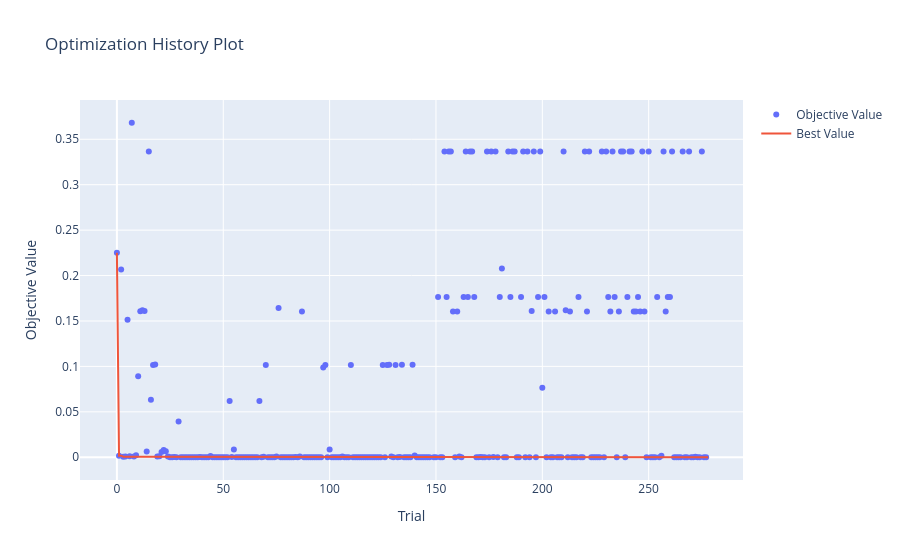
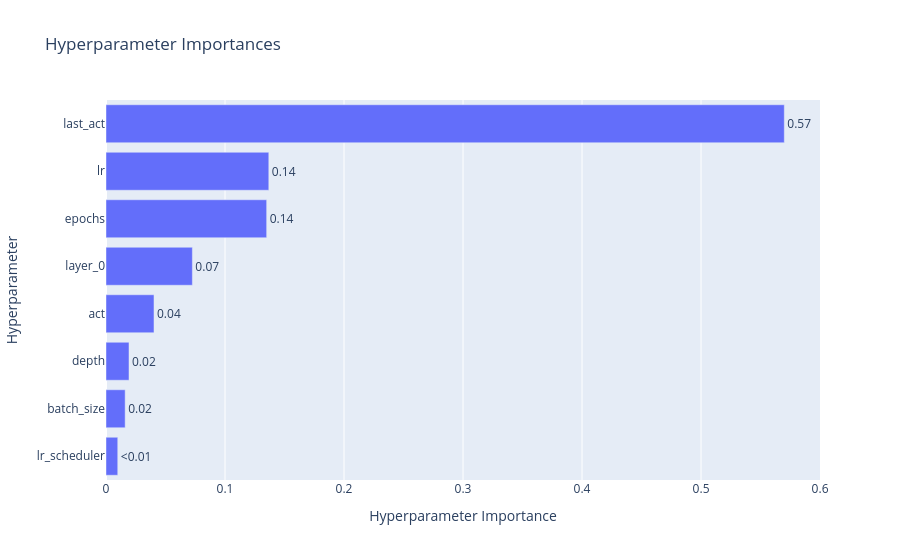
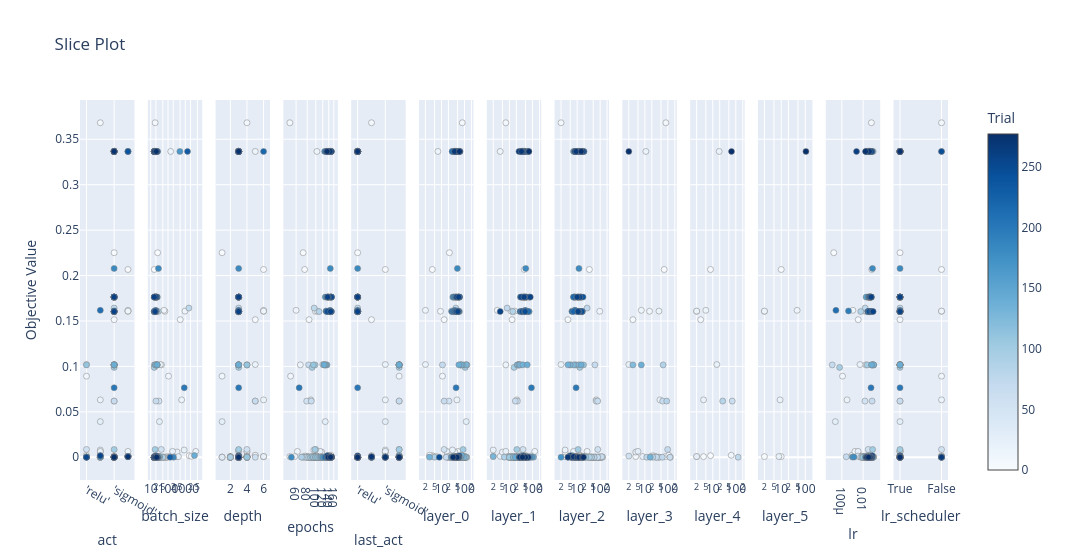

The cell these charts' notebook holds for them, in order:
### Code cell
from plotly.io import show

fig = optuna.visualization.plot_optimization_history(study)
show(fig)

fig = optuna.visualization.plot_param_importances(study)
show(fig)

fig = optuna.visualization.plot_slice(study)
show(fig)

### Figure 1 — Plotly figure (JSON) as saved in the notebook; plotly's stock layout.template omitted (floating-point values rounded to 4 significant figures; data arrays with more than 128 entries replaced by an {"elided": "..."} marker saying what was removed)
{"data": [{"mode": "markers", "name": "Objective Value", "type": "scatter", "x": {"elided": "277 int values"}, "y": {"elided": "277 float values"}}, {"mode": "lines", "name": "Best Value", "type": "scatter", "x": {"elided": "279 int values"}, "y": {"elided": "279 float values"}}, {"marker": {"color": "#cccccc"}, "mode": "markers", "name": "Infeasible Trial", "showlegend": false, "type": "scatter", "x": [], "y": []}], "layout": {"title": {"text": "Optimization History Plot"}, "xaxis": {"title": {"text": "Trial"}}, "yaxis": {"title": {"text": "Objective Value"}}}}

### Figure 2 — Plotly figure (JSON) as saved in the notebook; plotly's stock layout.template omitted (floating-point values rounded to 4 significant figures)
{"data": [{"cliponaxis": false, "hovertemplate": ["lr_scheduler (CategoricalDistribution): 0.00987974249233545<extra></extra>", "batch_size (IntDistribution): 0.016097574788362077<extra></extra>", "depth (IntDistribution): 0.019336317502551135<extra></extra>", "act (CategoricalDistribution): 0.040323683197932156<extra></extra>", "layer_0 (IntDistribution): 0.07257374882025679<extra></extra>", "epochs (IntDistribution): 0.13500989917229286<extra></extra>", "lr (FloatDistribution): 0.13680891429243297<extra></extra>", "last_act (CategoricalDistribution): 0.5699701197338366<extra></extra>"], "name": "Objective Value", "orientation": "h", "text": ["<0.01", "0.02", "0.02", "0.04", "0.07", "0.14", "0.14", "0.57"], "textposition": "outside", "type": "bar", "x": [0.00988, 0.0161, 0.01934, 0.04032, 0.07257, 0.135, 0.1368, 0.57], "y": ["lr_scheduler", "batch_size", "depth", "act", "layer_0", "epochs", "lr", "last_act"]}], "layout": {"title": {"text": "Hyperparameter Importances"}, "xaxis": {"title": {"text": "Hyperparameter Importance"}}, "yaxis": {"title": {"text": "Hyperparameter"}}}}

### Figure 3 — Plotly figure (JSON) as saved in the notebook; plotly's stock layout.template omitted (floating-point values rounded to 4 significant figures; data arrays with more than 128 entries replaced by an {"elided": "..."} marker saying what was removed)
{"data": [{"marker": {"color": {"elided": "277 int values"}, "colorbar": {"title": {"text": "Trial"}, "x": 1, "xpad": 40}, "colorscale": [[0, "rgb(247,251,255)"], [0.125, "rgb(222,235,247)"], [0.25, "rgb(198,219,239)"], [0.375, "rgb(158,202,225)"], [0.5, "rgb(107,174,214)"], [0.625, "rgb(66,146,198)"], [0.75, "rgb(33,113,181)"], [0.875, "rgb(8,81,156)"], [1, "rgb(8,48,107)"]], "line": {"color": "Grey", "width": 0.5}, "showscale": true}, "mode": "markers", "name": "Feasible Trial", "showlegend": false, "type": "scatter", "x": {"elided": "277 str values"}, "xaxis": "x", "y": {"elided": "277 float values"}, "yaxis": "y"}, {"marker": {"color": {"elided": "277 int values"}, "colorbar": {"title": {"text": "Trial"}, "x": 1, "xpad": 40}, "colorscale": [[0, "rgb(247,251,255)"], [0.125, "rgb(222,235,247)"], [0.25, "rgb(198,219,239)"], [0.375, "rgb(158,202,225)"], [0.5, "rgb(107,174,214)"], [0.625, "rgb(66,146,198)"], [0.75, "rgb(33,113,181)"], [0.875, "rgb(8,81,156)"], [1, "rgb(8,48,107)"]], "line": {"color": "Grey", "width": 0.5}, "showscale": false}, "mode": "markers", "name": "Feasible Trial", "showlegend": false, "type": "scatter", "x": {"elided": "277 int values"}, "xaxis": "x2", "y": {"elided": "277 float values"}, "yaxis": "y2"}, {"marker": {"color": {"elided": "277 int values"}, "colorbar": {"title": {"text": "Trial"}, "x": 1, "xpad": 40}, "colorscale": [[0, "rgb(247,251,255)"], [0.125, "rgb(222,235,247)"], [0.25, "rgb(198,219,239)"], [0.375, "rgb(158,202,225)"], [0.5, "rgb(107,174,214)"], [0.625, "rgb(66,146,198)"], [0.75, "rgb(33,113,181)"], [0.875, "rgb(8,81,156)"], [1, "rgb(8,48,107)"]], "line": {"color": "Grey", "width": 0.5}, "showscale": false}, "mode": "markers", "name": "Feasible Trial", "showlegend": false, "type": "scatter", "x": {"elided": "277 int values"}, "xaxis": "x3", "y": {"elided": "277 float values"}, "yaxis": "y3"}, {"marker": {"color": {"elided": "277 int values"}, "colorbar": {"title": {"text": "Trial"}, "x": 1, "xpad": 40}, "colorscale": [[0, "rgb(247,251,255)"], [0.125, "rgb(222,235,247)"], [0.25, "rgb(198,219,239)"], [0.375, "rgb(158,202,225)"], [0.5, "rgb(107,174,214)"], [0.625, "rgb(66,146,198)"], [0.75, "rgb(33,113,181)"], [0.875, "rgb(8,81,156)"], [1, "rgb(8,48,107)"]], "line": {"color": "Grey", "width": 0.5}, "showscale": false}, "mode": "markers", "name": "Feasible Trial", "showlegend": false, "type": "scatter", "x": {"elided": "277 int values"}, "xaxis": "x4", "y": {"elided": "277 float values"}, "yaxis": "y4"}, {"marker": {"color": {"elided": "277 int values"}, "colorbar": {"title": {"text": "Trial"}, "x": 1, "xpad": 40}, "colorscale": [[0, "rgb(247,251,255)"], [0.125, "rgb(222,235,247)"], [0.25, "rgb(198,219,239)"], [0.375, "rgb(158,202,225)"], [0.5, "rgb(107,174,214)"], [0.625, "rgb(66,146,198)"], [0.75, "rgb(33,113,181)"], [0.875, "rgb(8,81,156)"], [1, "rgb(8,48,107)"]], "line": {"color": "Grey", "width": 0.5}, "showscale": false}, "mode": "markers", "name": "Feasible Trial", "showlegend": false, "type": "scatter", "x": {"elided": "277 str values"}, "xaxis": "x5", "y": {"elided": "277 float values"}, "yaxis": "y5"}, {"marker": {"color": {"elided": "277 int values"}, "colorbar": {"title": {"text": "Trial"}, "x": 1, "xpad": 40}, "colorscale": [[0, "rgb(247,251,255)"], [0.125, "rgb(222,235,247)"], [0.25, "rgb(198,219,239)"], [0.375, "rgb(158,202,225)"], [0.5, "rgb(107,174,214)"], [0.625, "rgb(66,146,198)"], [0.75, "rgb(33,113,181)"], [0.875, "rgb(8,81,156)"], [1, "rgb(8,48,107)"]], "line": {"color": "Grey", "width": 0.5}, "showscale": false}, "mode": "markers", "name": "Feasible Trial", "showlegend": false, "type": "scatter", "x": {"elided": "277 int values"}, "xaxis": "x6", "y": {"elided": "277 float values"}, "yaxis": "y6"}, {"marker": {"color": {"elided": "271 int values"}, "colorbar": {"title": {"text": "Trial"}, "x": 1, "xpad": 40}, "colorscale": [[0, "rgb(247,251,255)"], [0.125, "rgb(222,235,247)"], [0.25, "rgb(198,219,239)"], [0.375, "rgb(158,202,225)"], [0.5, "rgb(107,174,214)"], [0.625, "rgb(66,146,198)"], [0.75, "rgb(33,113,181)"], [0.875, "rgb(8,81,156)"], [1, "rgb(8,48,107)"]], "line": {"color": "Grey", "width": 0.5}, "showscale": false}, "mode": "markers", "name": "Feasible Trial", "showlegend": false, "type": "scatter", "x": {"elided": "271 int values"}, "xaxis": "x7", "y": {"elided": "271 float values"}, "yaxis": "y7"}, {"marker": {"color": {"elided": "255 int values"}, "colorbar": {"title": {"text": "Trial"}, "x": 1, "xpad": 40}, "colorscale": [[0, "rgb(247,251,255)"], [0.125, "rgb(222,235,247)"], [0.25, "rgb(198,219,239)"], [0.375, "rgb(158,202,225)"], [0.5, "rgb(107,174,214)"], [0.625, "rgb(66,146,198)"], [0.75, "rgb(33,113,181)"], [0.875, "rgb(8,81,156)"], [1, "rgb(8,48,107)"]], "line": {"color": "Grey", "width": 0.5}, "showscale": false}, "mode": "markers", "name": "Feasible Trial", "showlegend": false, "type": "scatter", "x": {"elided": "255 int values"}, "xaxis": "x8", "y": {"elided": "255 float values"}, "yaxis": "y8"}, {"marker": {"color": [1, 2, 3, 4, 5, 6, 7, 8, 9, 11, 12, 13, 15, 16, 18, 19, 21, 23, 44, 48, 49, 50, 51, 52, 53, 55, 57, 59, 60, 66, 67, 70, 98, 108, 110, 220], "colorbar": {"title": {"text": "Trial"}, "x": 1, "xpad": 40}, "colorscale": [[0, "rgb(247,251,255)"], [0.125, "rgb(222,235,247)"], [0.25, "rgb(198,219,239)"], [0.375, "rgb(158,202,225)"], [0.5, "rgb(107,174,214)"], [0.625, "rgb(66,146,198)"], [0.75, "rgb(33,113,181)"], [0.875, "rgb(8,81,156)"], [1, "rgb(8,48,107)"]], "line": {"color": "Grey", "width": 0.5}, "showscale": false}, "mode": "markers", "name": "Feasible Trial", "showlegend": false, "type": "scatter", "x": [22, 69, 18, 77, 3, 28, 82, 4, 110, 16, 7, 41, 11, 45, 2, 8, 4, 5, 2, 128, 39, 44, 123, 30, 59, 98, 32, 12, 57, 22, 89, 62, 3, 17, 7, 2], "xaxis": "x9", "y": [0.001722, 0.2067, 0.0006915, 0.0007173, 0.1514, 0.001049, 0.3682, 0.0007866, 0.002195, 0.1607, 0.1617, 0.1608, 0.3366, 0.06318, 0.1021, 0.0007891, 0.005719, 0.006479, 0.001283, 9.817e-06, 1.311e-05, 4.869e-05, 2.092e-05, 2.274e-05, 0.06181, 0.008568, 9.213e-05, 3.908e-05, 5.308e-05, 1.365e-05, 0.06185, 0.1016, 0.1017, 1.42e-05, 0.1016, 0.3366], "yaxis": "y9"}, {"marker": {"color": [1, 2, 3, 4, 5, 9, 11, 12, 13, 15, 16, 18, 19, 53, 59, 67, 220], "colorbar": {"title": {"text": "Trial"}, "x": 1, "xpad": 40}, "colorscale": [[0, "rgb(247,251,255)"], [0.125, "rgb(222,235,247)"], [0.25, "rgb(198,219,239)"], [0.375, "rgb(158,202,225)"], [0.5, "rgb(107,174,214)"], [0.625, "rgb(66,146,198)"], [0.75, "rgb(33,113,181)"], [0.875, "rgb(8,81,156)"], [1, "rgb(8,48,107)"]], "line": {"color": "Grey", "width": 0.5}, "showscale": false}, "mode": "markers", "name": "Feasible Trial", "showlegend": false, "type": "scatter", "x": [8, 8, 4, 2, 3, 63, 2, 5, 2, 19, 4, 15, 2, 70, 126, 27, 65], "xaxis": "x10", "y": [0.001722, 0.2067, 0.0006915, 0.0007173, 0.1514, 0.002195, 0.1607, 0.1617, 0.1608, 0.3366, 0.06318, 0.1021, 0.0007891, 0.06181, 3.908e-05, 0.06185, 0.3366], "yaxis": "y10"}, {"marker": {"color": [2, 3, 4, 11, 12, 13, 16, 19, 220], "colorbar": {"title": {"text": "Trial"}, "x": 1, "xpad": 40}, "colorscale": [[0, "rgb(247,251,255)"], [0.125, "rgb(222,235,247)"], [0.25, "rgb(198,219,239)"], [0.375, "rgb(158,202,225)"], [0.5, "rgb(107,174,214)"], [0.625, "rgb(66,146,198)"], [0.75, "rgb(33,113,181)"], [0.875, "rgb(8,81,156)"], [1, "rgb(8,48,107)"]], "line": {"color": "Grey", "width": 0.5}, "showscale": false}, "mode": "markers", "name": "Feasible Trial", "showlegend": false, "type": "scatter", "x": [10, 10, 2, 2, 46, 2, 9, 8, 107], "xaxis": "x11", "y": [0.2067, 0.0006915, 0.0007173, 0.1607, 0.1617, 0.1608, 0.06318, 0.0007891, 0.3366], "yaxis": "y11"}, {"marker": {"color": {"elided": "277 int values"}, "colorbar": {"title": {"text": "Trial"}, "x": 1, "xpad": 40}, "colorscale": [[0, "rgb(247,251,255)"], [0.125, "rgb(222,235,247)"], [0.25, "rgb(198,219,239)"], [0.375, "rgb(158,202,225)"], [0.5, "rgb(107,174,214)"], [0.625, "rgb(66,146,198)"], [0.75, "rgb(33,113,181)"], [0.875, "rgb(8,81,156)"], [1, "rgb(8,48,107)"]], "line": {"color": "Grey", "width": 0.5}, "showscale": false}, "mode": "markers", "name": "Feasible Trial", "showlegend": false, "type": "scatter", "x": {"elided": "277 float values"}, "xaxis": "x12", "y": {"elided": "277 float values"}, "yaxis": "y12"}, {"marker": {"color": {"elided": "277 int values"}, "colorbar": {"title": {"text": "Trial"}, "x": 1, "xpad": 40}, "colorscale": [[0, "rgb(247,251,255)"], [0.125, "rgb(222,235,247)"], [0.25, "rgb(198,219,239)"], [0.375, "rgb(158,202,225)"], [0.5, "rgb(107,174,214)"], [0.625, "rgb(66,146,198)"], [0.75, "rgb(33,113,181)"], [0.875, "rgb(8,81,156)"], [1, "rgb(8,48,107)"]], "line": {"color": "Grey", "width": 0.5}, "showscale": false}, "mode": "markers", "name": "Feasible Trial", "showlegend": false, "type": "scatter", "x": {"elided": "277 str values"}, "xaxis": "x13", "y": {"elided": "277 float values"}, "yaxis": "y13"}], "layout": {"title": {"text": "Slice Plot"}, "width": 3900, "xaxis": {"anchor": "y", "categoryarray": ["'relu'", "'tanh'", "'sigmoid'", "''"], "categoryorder": "array", "domain": [0, 0.06272], "title": {"text": "act"}, "type": "category"}, "xaxis10": {"anchor": "y10", "domain": [0.703, 0.7657], "title": {"text": "layer_4"}, "type": "log"}, "xaxis11": {"anchor": "y11", "domain": [0.7811, 0.8438], "title": {"text": "layer_5"}, "type": "log"}, "xaxis12": {"anchor": "y12", "domain": [0.8592, 0.9219], "title": {"text": "lr"}, "type": "log"}, "xaxis13": {"anchor": "y13", "categoryarray": ["True", "False"], "categoryorder": "array", "domain": [0.9373, 1.0], "title": {"text": "lr_scheduler"}, "type": "category"}, "xaxis2": {"anchor": "y2", "domain": [0.07811, 0.1408], "title": {"text": "batch_size"}, "type": "log"}, "xaxis3": {"anchor": "y3", "domain": [0.1562, 0.2189], "title": {"text": "depth"}}, "xaxis4": {"anchor": "y4", "domain": [0.2343, 0.297], "title": {"text": "epochs"}, "type": "log"}, "xaxis5": {"anchor": "y5", "categoryarray": ["'relu'", "'tanh'", "'sigmoid'", "''"], "categoryorder": "array", "domain": [0.3124, 0.3751], "title": {"text": "last_act"}, "type": "category"}, "xaxis6": {"anchor": "y6", "domain": [0.3905, 0.4533], "title": {"text": "layer_0"}, "type": "log"}, "xaxis7": {"anchor": "y7", "domain": [0.4686, 0.5314], "title": {"text": "layer_1"}, "type": "log"}, "xaxis8": {"anchor": "y8", "domain": [0.5467, 0.6095], "title": {"text": "layer_2"}, "type": "log"}, "xaxis9": {"anchor": "y9", "domain": [0.6249, 0.6876], "title": {"text": "layer_3"}, "type": "log"}, "yaxis": {"anchor": "x", "domain": [0, 1], "title": {"text": "Objective Value"}}, "yaxis10": {"anchor": "x10", "domain": [0, 1], "matches": "y", "showticklabels": false}, "yaxis11": {"anchor": "x11", "domain": [0, 1], "matches": "y", "showticklabels": false}, "yaxis12": {"anchor": "x12", "domain": [0, 1], "matches": "y", "showticklabels": false}, "yaxis13": {"anchor": "x13", "domain": [0, 1], "matches": "y", "showticklabels": false}, "yaxis2": {"anchor": "x2", "domain": [0, 1], "matches": "y", "showticklabels": false}, "yaxis3": {"anchor": "x3", "domain": [0, 1], "matches": "y", "showticklabels": false}, "yaxis4": {"anchor": "x4", "domain": [0, 1], "matches": "y", "showticklabels": false}, "yaxis5": {"anchor": "x5", "domain": [0, 1], "matches": "y", "showticklabels": false}, "yaxis6": {"anchor": "x6", "domain": [0, 1], "matches": "y", "showticklabels": false}, "yaxis7": {"anchor": "x7", "domain": [0, 1], "matches": "y", "showticklabels": false}, "yaxis8": {"anchor": "x8", "domain": [0, 1], "matches": "y", "showticklabels": false}, "yaxis9": {"anchor": "x9", "domain": [0, 1], "matches": "y", "showticklabels": false}}}
